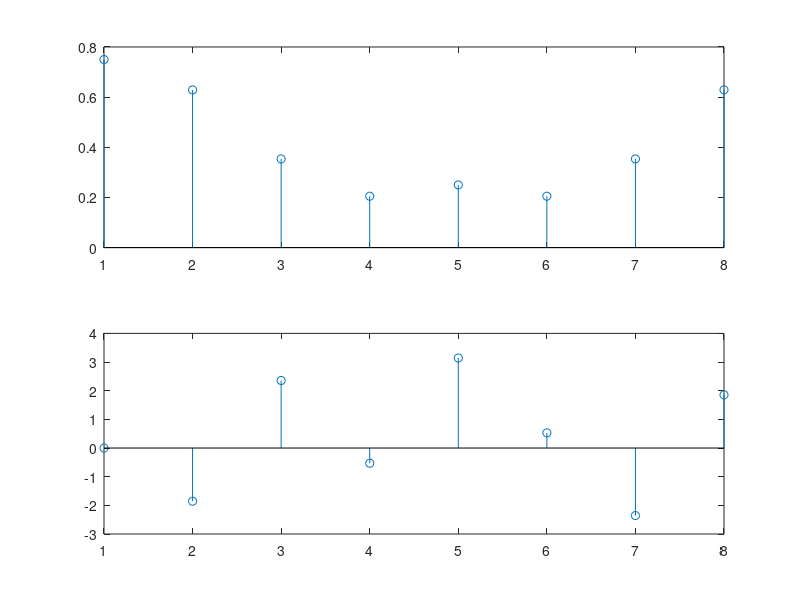

Reproduce this figure in MATLAB.
%Q1 to calculate DTFS we calculate FFT/N 
X1 = [0,1,2,3,0,0,0,0]
N1 = 8
x_fft1 = fft(X1,N1)/N1
figure(1);
subplot(211)
stem(abs(x_fft1 ))
subplot(212)
stem(angle(x_fft1 ))

%Q2 Inverse DFT
%X2 = zeros([1,256])
%X2(0+1) = 640
%X2(16+1) = 256*exp(j*pi/3)
%X2(240+1) = 256*exp(-j*pi/3)
%x2 = ifft(X2)
%x2(0+1:5+1);

% ii) small omega = k * 2pi/N
%     big omega = k * 2pi/N * Fs 

% iii) use synthesis equation, form the close form of x[n], which is
% x[n] = 2.5+cos(2pi1/16n t+pi/3)
% hence x(t) = 2.5 + cos(1000pi t + pi/3) given Fs = 8k

% x3 = [1,2,3,4] h[n] = [1,1]
% N3 = 4  %and 5 6 7
% x3 = ifft(fft([1,2,3,4],N3).*fft([1,1],N3))

% minimum is 5

% results are wrong due to truncation. => N-1 polynomials are defined by N
% points. You use any less will have error in approximation